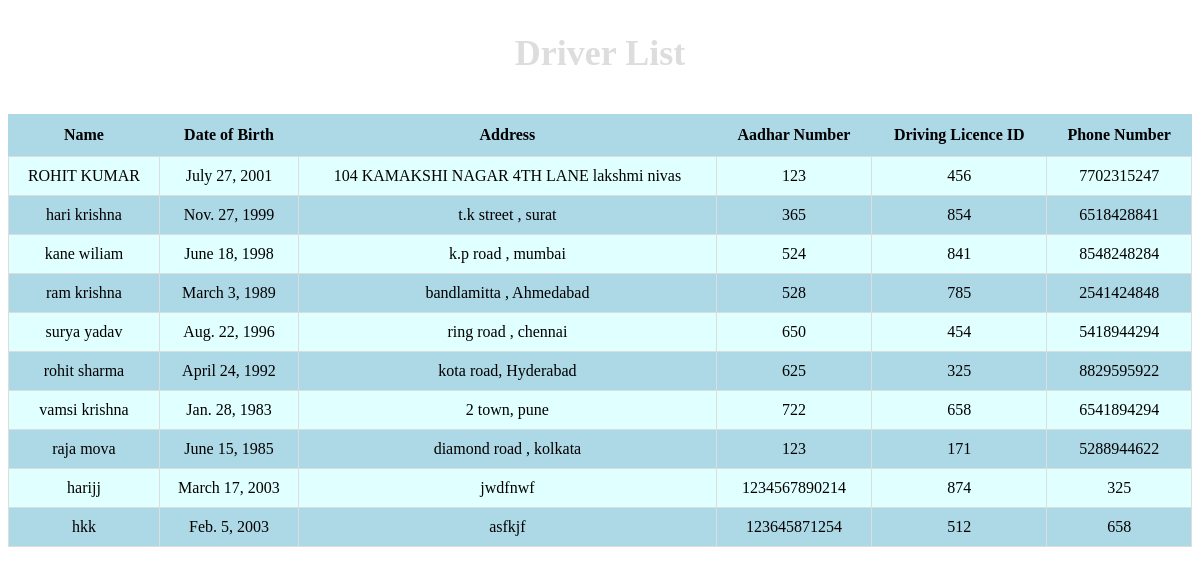
Page /nlp/driver_list/ on the earlier database version.
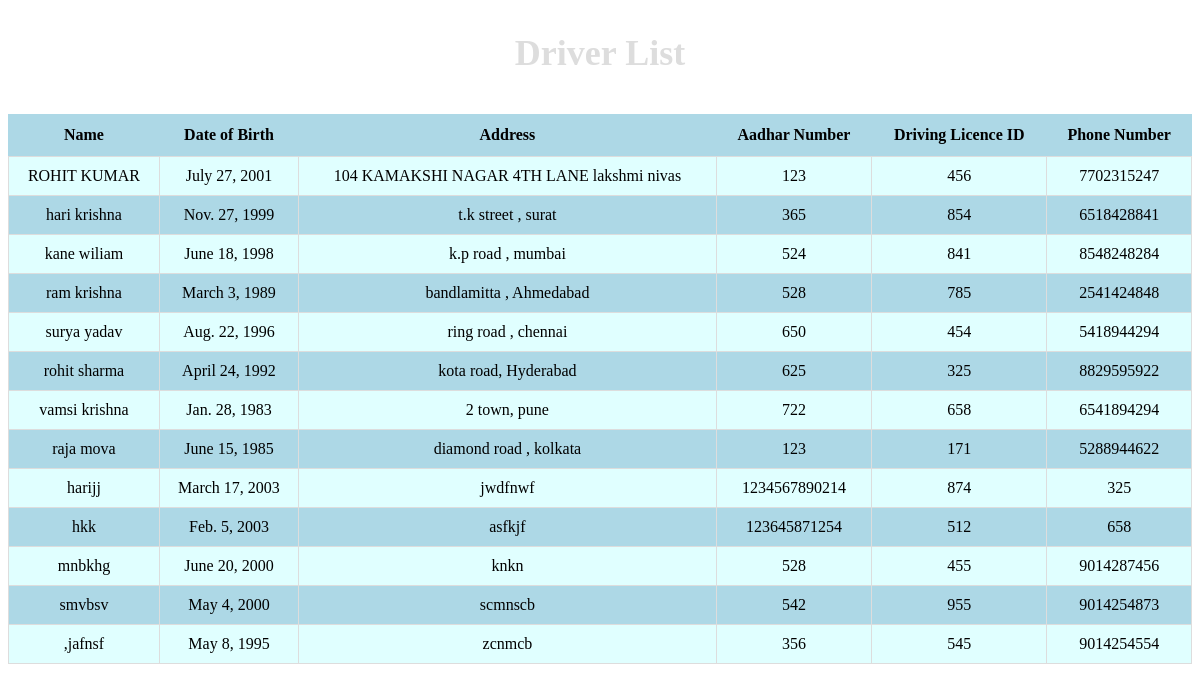
Same page on the later database version.
### nlp/models.py (models this page shows, shortened)
class Driver(models.Model):
    name = models.CharField(max_length=100)
    dob = models.DateField()
    address = models.TextField()
    aadhar = models.CharField(max_length=12)
    license = models.CharField(max_length=20)
    phone = models.CharField(max_length=10)

### nlp/views.py (the view)
# urls.py: path("driver_list/",views.driver_list,name="driver_list"),
def driver_list(request):
    drivers=Driver.objects.all()
    return render(request,"driver_list.html",{"drivers":drivers})

### nlp/templates/driver_list.html (shortened to what this page needs)
<center>
  <h1>Driver List</h1>
  <table style="text-align: center;">
    <thead>
      <tr>
        <th>Name</th>
        <th>Date of Birth</th>
        <th>Address</th>
        <th>Aadhar Number</th>
        <th>Driving Licence ID</th>
        <th>Phone Number</th>
      </tr>
    </thead>
    <tbody>
      {% for driver in drivers %}
        <tr>
          <td>{{ driver.name }}</td>
          <td>{{ driver.dob }}</td>
          <td>{{ driver.address }}</td>
          <td>{{ driver.aadhar }}</td>
          <td>{{ driver.license }}</td>
          <td>{{ driver.phone }}</td>
        </tr>
      {% empty %}
        <tr>
          <td colspan="6">No drivers found.</td>
        </tr>
      {% endfor %}
    </tbody>
  </table>
</center>

Differences in the rows shown:
added Driver: name "mnbkhg", dob "June 20, 2000", address "knkn", aadhar "528", license "455", phone "9014287456"
added Driver: name "smvbsv", dob "May 4, 2000", address "scmnscb", aadhar "542", license "955", phone "9014254873"
added Driver: name ",jafnsf", dob "May 8, 1995", address "zcnmcb", aadhar "356", license "545", phone "9014254554"
